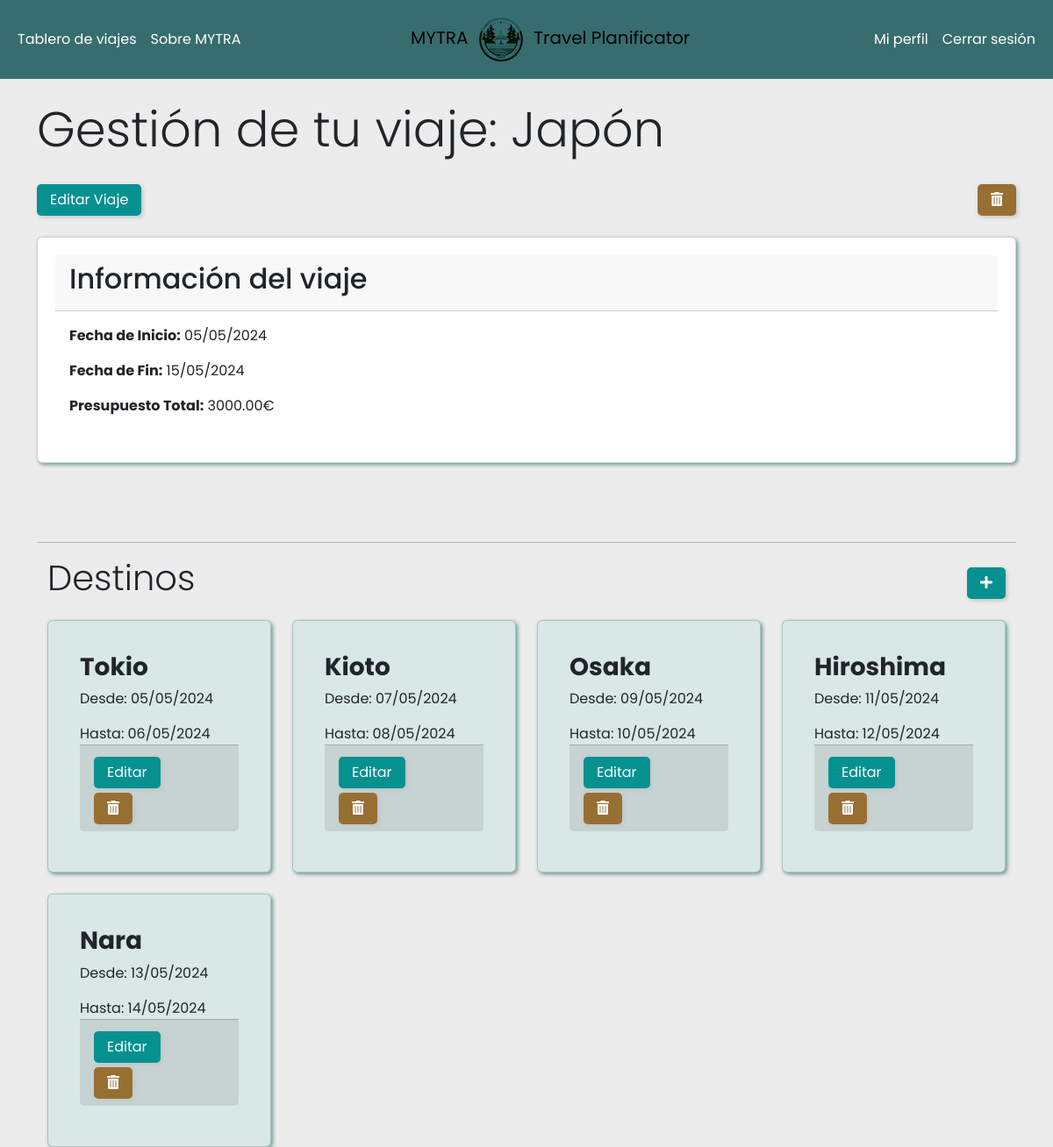
/View/gestionViaje.php?id_viaje=3 (signed in), run on the app's committed database.
### tables this page shows
CREATE TABLE Viajes (
    id_viaje INT PRIMARY KEY AUTO_INCREMENT NOT NULL,
    nombre_viaje VARCHAR(100) NOT NULL,
    fecha_inicio DATE NOT NULL,
    fecha_fin DATE NOT NULL,
    presupuesto_total DECIMAL(10 , 2 ) NOT NULL,
    id_usuario INT,
    ruta_imagen VARCHAR(255) NULL,
    CONSTRAINT id_usuario_fk FOREIGN KEY (id_usuario)
        REFERENCES Usuarios (id_usuario)
        ON DELETE CASCADE
);

CREATE TABLE Destinos (
    id_destino INT PRIMARY KEY AUTO_INCREMENT NOT NULL,
    nombre_destino VARCHAR(100) NOT NULL,
    fecha_inicio DATE NOT NULL,
    fecha_fin DATE NOT NULL,
    id_viaje INT,
    CONSTRAINT id_viaje_fk FOREIGN KEY (id_viaje)
        REFERENCES Viajes (id_viaje)
         ON DELETE CASCADE
);

### Model/Conexion.php (called while the page is built, shortened)
<?php
function crearConexion(){
    $host = "localhost";
    $user = "root";
    $password = "";
    $database = "travelplanificator";
    $conexion = mysqli_connect($host,$user,$password,$database);
    return $conexion;
}

### Controller/ViajeController.php (called while the page is built, shortened)
<?php
require_once __DIR__ . '/../model/ViajeModel.php';
class ViajeController{
    private $viajeModel;
    public function __construct(){
        $this->viajeModel = new ViajeModel();
    }
    public function obtenerViajeporIdController($idViaje){
        return $this->viajeModel->obtenerViajePorIdModel($idViaje);
    }
}

### Model/ViajeModel.php (called while the page is built, shortened)
<?php
require_once __DIR__ . '/Conexion.php';
class ViajeModel {
    private $db;
    public function __construct(){
        $this->db = crearConexion();
    }
    public function obtenerViajePorIdModel($idViaje){
        $sql = "SELECT * FROM Viajes WHERE id_viaje = ?";
        if($stmt = $this->db->prepare($sql)){
            $stmt->bind_param("i", $idViaje);
            $stmt->execute();
            $resultado = $stmt->get_result();
            if($viaje = $resultado->fetch_assoc()){
                return $viaje;
            }else{
                $stmt->close();
                return null;
            }
        }else{
            return null;
        }
    }
}

### Controller/DestinoController.php (called while the page is built, shortened)
<?php
require_once __DIR__ . '/../model/DestinoModel.php';
class DestinoController{
    private $destinoModel;
    public function __construct(){
        $this->destinoModel = new DestinoModel();
    }
    public function obtenerDestinosPorViajeController($idViaje){
        return $this->destinoModel->obtenerDestinosPorViajeModel($idViaje);
    }
}

### Model/DestinoModel.php (called while the page is built, shortened)
<?php
require_once __DIR__ . '/Conexion.php';
class DestinoModel{
    private $db;
    public function __construct(){
        $this->db = crearConexion();
    }
    public function obtenerDestinosPorViajeModel($idViaje){
        $sql = "SELECT * FROM Destinos WHERE id_viaje = ? ORDER BY fecha_inicio ASC";
        $destinos = [];
        if($stmt = $this->db->prepare($sql)){
            $stmt->bind_param("i", $idViaje);
            if($stmt->execute()){
                $resultado = $stmt->get_result();
                while($fila = $resultado->fetch_assoc()){
                    $destinos[] = $fila;
                }
                return $destinos;
            }else{
                $stmt->close();
                return false;
            }
        }else{
            return false;
        }
    }
}

### View/gestionViaje.php (the view, shortened to what this page needs)
<?php
require_once __DIR__ . '/../controller/ViajeController.php';
require_once __DIR__ . '/../controller/DestinoController.php';
$viajeController = new ViajeController();
$destinoController = new DestinoController();
$idViaje = isset($_GET['id_viaje']) ? (int) $_GET['id_viaje'] : null;
if ($idViaje) {
    $viaje = $viajeController->obtenerViajePorIdController($idViaje);
    $destinos = $destinoController->obtenerDestinosPorViajeController($idViaje);
} else {
    $_SESSION['mensaje'] = "No se ha especificado el viaje.";
    header("Location: ./TableroDeViajes.php");
    exit;
}
    $fechaInicioViaje = date('d/m/Y', strtotime($viaje['fecha_inicio']));
    $fechaFinViaje = date('d/m/Y', strtotime($viaje['fecha_fin']));
?>
<!DOCTYPE html>
<html lang="en">
<head>
    <link rel="stylesheet" href="../assets/css/btn.css">
    <link rel="stylesheet" href="../assets/css/tablero-viajes.css">
     <link href="https://cdn.jsdelivr.net/npm/bootstrap@5.3.3/dist/css/bootstrap.min.css" rel="stylesheet">
    <link rel="stylesheet" href="https://cdnjs.cloudflare.com/ajax/libs/font-awesome/5.15.4/css/all.min.css">
</head>
<body style="background: #ececec;">
    <?php include './navbar.php'; ?>
    <div class="wrapper" id="destinos" >
    <div class="container ">
        <div class="row mb-3">
            <div class="col-lg-12">
                <h1 class="display-4 mt-4 mb-2">Gestión de tu viaje: <?php echo htmlspecialchars($viaje['nombre_viaje']); ?></h1>
            </div>
        </div>
        <div class="row g-1">
            <div class="col mb-4">
                <button id="btnEditarViaje" class="btn-editar">Editar Viaje</button>
            </div>
            <div class="col-auto mb-4">
                <form method="POST" action="../Controller/EliminarViaje.php" onsubmit="return confirm('¿Estás seguro dequerer eliminar este viaje?');">
                    <button type="submit" class="btn-eliminar" title="Eliminar">
                    <i class="fas fa-trash-alt"></i>
                    </button>
                </form>
            </div>
        </div>
    <div class="row mb-3 informacion-viaje mb-0">
        <div class="col-lg-12">
            <div class="card">
                <div class="card-header">
                    <h2>Información del viaje</h2>
                </div>
                <div class="card-body">
                    <p><strong>Fecha de Inicio:</strong> <?php echo $fechaInicioViaje; ?></p>
                    <p><strong>Fecha de Fin:</strong> <?php echo $fechaFinViaje; ?></p>
                    <p><strong>Presupuesto Total:</strong> <?php echo htmlspecialchars($viaje['presupuesto_total']); ?>€</p>
                </div>
            </div>
        </div>
    </div>
    <br><br><hr>
    <div class="container mt-3">
    <div class="row align-items-center mb-3">
        <div class="col">
            <h2 class="display-6">Destinos</h2>
        </div>
        <div class="col-auto">
            <button id="btnAnadirDestino" class="btn-editar" style="display:block;">
                <i class="fas fa-plus"></i>
            </button>
        </div>
    </div>
    <div class="row row-cols-1 row-cols-md-2 row-cols-lg-4 g-4">
    <?php if (!empty($destinos)): ?>
        <?php foreach ($destinos as $destino):
            $fechaInicioDestino = date('d/m/Y', strtotime($destino['fecha_inicio']));
            $fechaFinDestino = date('d/m/Y', strtotime($destino['fecha_fin']));
        ?>
            <div class="col">
                <div class="card h-100 custom-card destinos-container">
                  <div class="card-body destino-card">
                        <div class="card-title destino" onclick="window.location.href='gestionActividades.php?id_destino=<?php echo $destino['id_destino']; ?>&id_viaje=<?=$idViaje?>';">
                            <h3 class="titulo-card"><?= htmlspecialchars($destino['nombre_destino'])?></h3>
                        </div>
                        <div class="card-content">
                            <div class="card-text fecha-info">
                            <p class="card-text">Desde: <?= htmlspecialchars($fechaInicioDestino)?></p>
                            <p class="card-text">Hasta: <?= htmlspecialchars($fechaFinDestino)?></p>
                            </div>
                            <div class="card-footer destino-card-buttons">
                                <button type="button" class="btn btn-editar" data-bs-toggle="modal" data-bs-target="#editDestinationModal"
                                data-id="<?= $destino['id_destino'] ?>"
                                data-nombre="<?= htmlspecialchars($destino['nombre_destino']) ?>"
                                data-fecha-inicio="<?= $destino['fecha_inicio'] ?>"
                                data-fecha-fin="<?= $destino['fecha_fin'] ?>">
                                    Editar
                                </button>
                                <form method="POST" action="../Controller/EliminarDestino.php" onsubmit="return confirm('¿Estás seguro dequerer eliminar este destino?');">
                                    <button type="submit" class="btn-eliminar" title="Eliminar">
                                        <i class="fas fa-trash-alt"></i>
                                    </button>
                                </form>
                            </div>
                        </div>
                    </div>
                </div>
            </div>
        <?php endforeach; ?>
            <?php else: ?>
                <p>No hay destinos para este viaje</p>
            <?php endif; ?>
    </div>
</div>
</div>
</div>
</body>
</html>

### assets/css/btn.css (style rules this page uses)
* { font-family: "Poppins", sans-serif; }
body { background-color: #ececec; }
.btn-eliminar { margin-top: 5px !important; padding: 6px 15px !important; cursor: pointer !important; text-align: center !important; background-color: #976f33 !important; color: #ffffff !important; border-radius: 5px !important; border: none !important; transition: background-color 0.3s ease, box-shadow 0.3s ease !important; box-shadow: 2px 2px 5px #c2c5c5 !important; }
.btn-editar { margin-top: 5px !important; padding: 6px 15px !important; cursor: pointer !important; text-align: center; background-color: #069191 !important; color: #ffffff !important; border-radius: 5px !important; border: none !important; transition: background-color 0.3s ease, box-shadow 0.3s ease !important; box-shadow: 2px 2px 5px #c2c5c5 !important; }

### assets/css/tablero-viajes.css (style rules this page uses)
* { font-family: "Poppins", sans-serif; }
´ .wrapper, #destinos { background: #ececec !important; }
.custom-card { background-color: #16b3a623 !important; }
.destinos-container { display: flex; flex-wrap: wrap; gap: 20px; background-color: #16b3a615 !important; }
.titulo-card { color: inherit; text-decoration: none; background-color: transparent; cursor: pointer; font-weight: bold; }
.card-footer { background-color: #91989b41 !important; }
.card { background-color: #f0f0f0; padding: 20px; box-shadow: 2px 2px 4px #0d635a96 !important; cursor: pointer; margin-bottom: 10px; transition: transform 0.3s ease, box-shadow 0.3s ease; }

### data on the page
viajes: nombre_viaje "Japón", fecha_inicio "05/05/2024", fecha_fin "15/05/2024", presupuesto_total "3000.00"
destinos: nombre_destino "Tokio", fecha_inicio "05/05/2024", fecha_fin "06/05/2024"
destinos: nombre_destino "Kioto", fecha_inicio "07/05/2024", fecha_fin "08/05/2024"
destinos: nombre_destino "Osaka", fecha_inicio "09/05/2024", fecha_fin "10/05/2024"
destinos: nombre_destino "Hiroshima", fecha_inicio "11/05/2024", fecha_fin "12/05/2024"
destinos: nombre_destino "Nara", fecha_inicio "13/05/2024", fecha_fin "14/05/2024"
